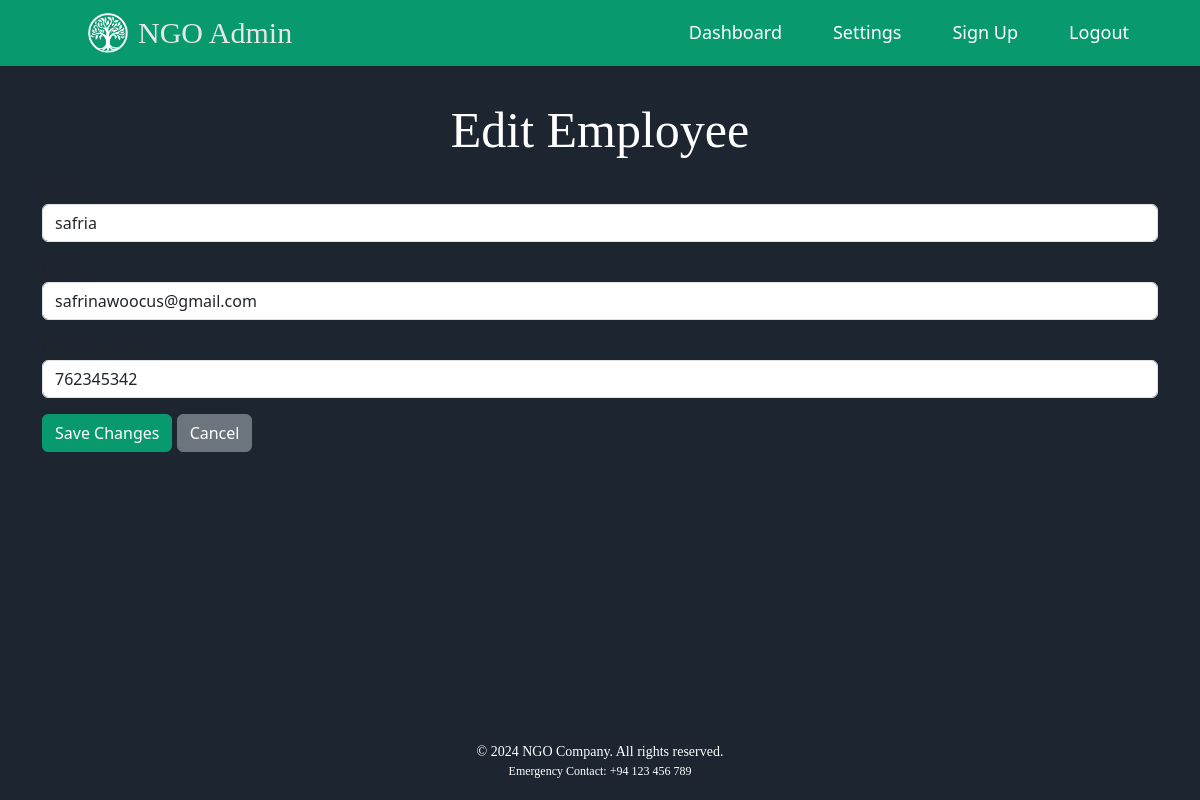
Page /admin/employee_edit.php?ids=15 (signed in) on the committed database.
### tables this page shows
CREATE TABLE `employees` (
  `id` int(11) NOT NULL,
  `name` varchar(100) NOT NULL,
  `email` varchar(100) NOT NULL,
  `phone_number` varchar(10) NOT NULL,
  `password` varchar(200) NOT NULL,
  `status` tinyint(1) NOT NULL DEFAULT 1
);

### admin/employee_edit.php (the view, shortened to what this page needs)
<?php
include('admin_header.php');
include('../db_connect.php');
$employee_ids = isset($_GET['ids']) ? explode(",", $_GET['ids']) : [];
$employee_id = $employee_ids[0];
$employeeQuery = "SELECT name, email, phone_number FROM employees WHERE id = ?";
$stmt = $conn->prepare($employeeQuery);
$stmt->bind_param("i", $employee_id);
$stmt->execute();
$employeeResult = $stmt->get_result();
$employee = $employeeResult->fetch_assoc();
?>
<div class="container mt-5">
    <h2>Edit Employee</h2>
    <form method="POST">
        <div class="form-group">
            <label for="name">Name</label>
            <input type="text" name="name" id="name" class="form-control" value="<?php echo htmlspecialchars($employee['name']); ?>" required>
        </div>
        <div class="form-group mt-3">
            <label for="email">Email</label>
            <input type="email" name="email" id="email" class="form-control" value="<?php echo htmlspecialchars($employee['email']); ?>" required>
        </div>
        <div class="form-group mt-3">
            <label for="phone_number">Phone Number</label>
            <input type="text" name="phone_number" id="phone_number" class="form-control" value="<?php echo htmlspecialchars($employee['phone_number']); ?>" required>
        </div>
        <button type="submit" class="btn btn-primary mt-3">Save Changes</button>
        <a href="admin_dashboard.php" class="btn btn-secondary mt-3">Cancel</a>
    </form>
</div>
<?php
include('admin_footer.php');
?>

### admin/admin_header.php (style rules this page uses)
body { background-color: #1d2630; }
.container { margin-top: 100px; }
h2 { color: white; text-align: center; font-family: 'Georgia', serif; font-size: 50px; margin-bottom: 20px; margin-top: 10px; }
.btn-primary { background-color: rgb(9, 153, 110); border-color: rgb(9, 153, 110); }

### rows in the picture
employees: name "safria", email "safrinawoocus@gmail.com", phone_number "762345342"

### other values in the picture
$companyName "NGO Admin"
